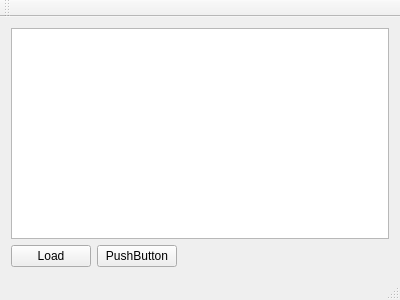
<?xml version="1.0" encoding="UTF-8"?>
<ui version="4.0">
 <class>MainWindow</class>
 <widget class="QMainWindow" name="MainWindow">
  <property name="geometry">
   <rect>
    <x>0</x>
    <y>0</y>
    <width>400</width>
    <height>300</height>
   </rect>
  </property>
  <property name="windowTitle">
   <string>MainWindow</string>
  </property>
  <widget class="QWidget" name="centralWidget">
   <layout class="QVBoxLayout" name="verticalLayout_2">
    <item>
     <layout class="QVBoxLayout" name="verticalLayout">
      <item>
       <widget class="QTextEdit" name="textEdit"/>
      </item>
      <item>
       <layout class="QHBoxLayout" name="horizontalLayout">
        <item>
         <widget class="QPushButton" name="pushButton_load">
          <property name="text">
           <string>Load</string>
          </property>
         </widget>
        </item>
        <item>
         <widget class="QPushButton" name="pushButton">
          <property name="text">
           <string>PushButton</string>
          </property>
         </widget>
        </item>
        <item>
         <spacer name="horizontalSpacer">
          <property name="orientation">
           <enum>Qt::Horizontal</enum>
          </property>
          <property name="sizeHint" stdset="0">
           <size>
            <width>40</width>
            <height>20</height>
           </size>
          </property>
         </spacer>
        </item>
       </layout>
      </item>
     </layout>
    </item>
   </layout>
  </widget>
  <widget class="QMenuBar" name="menuBar">
   <property name="geometry">
    <rect>
     <x>0</x>
     <y>0</y>
     <width>400</width>
     <height>21</height>
    </rect>
   </property>
  </widget>
  <widget class="QToolBar" name="mainToolBar">
   <attribute name="toolBarArea">
    <enum>TopToolBarArea</enum>
   </attribute>
   <attribute name="toolBarBreak">
    <bool>false</bool>
   </attribute>
  </widget>
  <widget class="QStatusBar" name="statusBar"/>
 </widget>
 <layoutdefault spacing="6" margin="11"/>
 <resources/>
 <connections/>
</ui>
